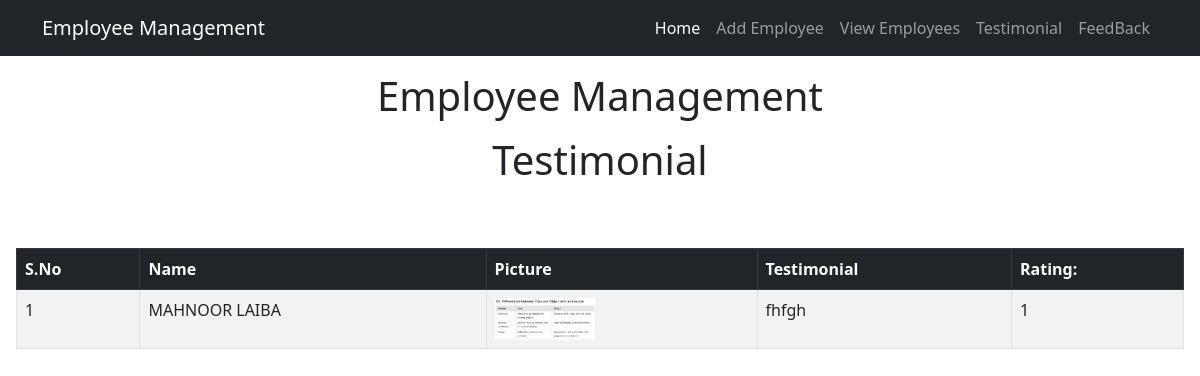
Before: /emp/Testimonial/ with the older database file.
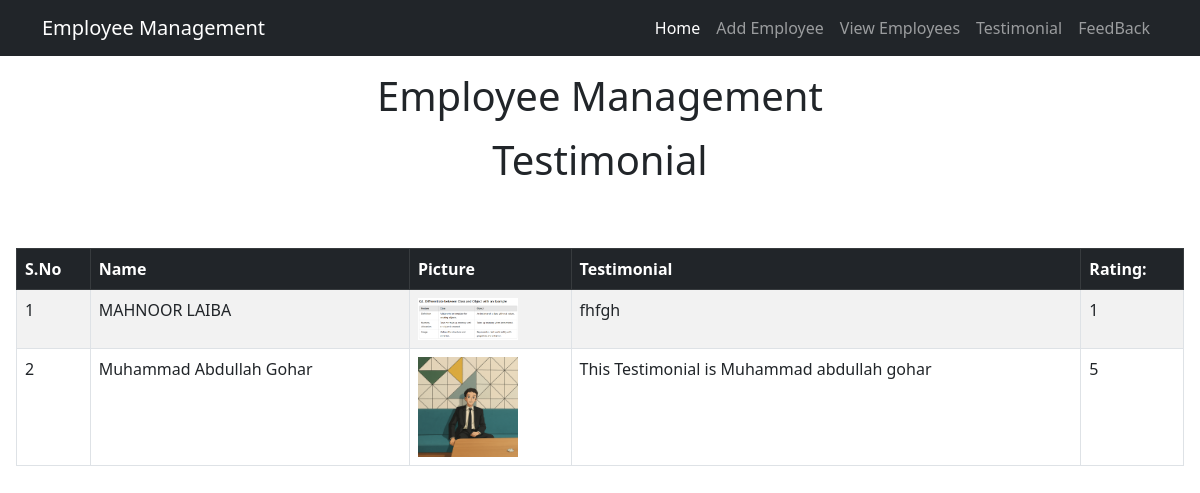
After: the same page with the newer database file.
### emp/models.py (models this page shows, shortened)
class Testimonial(models.Model):
    name=models.CharField(max_length=200)
    testimonial=models.TextField();
    picture=models.ImageField(upload_to="testimonial/")
    rating=models.IntegerField()

### emp/views.py (the view)
# urls.py: path('Testimonial/',views.Testimonials),
def Testimonials(request):
    testi=Testimonial.objects.all()
    return render(request,"emp/testimonial.html",{"testi":testi})

### templates/emp/testimonial.html (shortened to what this page needs)
<!DOCTYPE html>
<html lang="en">
  <head>
    <link
      href="https://cdn.jsdelivr.net/npm/bootstrap@5.3.3/dist/css/bootstrap.min.css"
      rel="stylesheet"
    />
  </head>
  <body>
    {% include 'emp/navbar.html' %}
    <h1 class="text-center my-3">Employee Management</h1>
    <h1 class="text-center my-3">Testimonial</h1>
    <div class="mt-5 p-3">
      <table class="table table-bordered table-striped">
        <thead class="table-dark">
          <tr>
            <th>S.No</th>
            <th>Name</th>
            <th>Picture</th>
            <th>Testimonial</th>
            <th>Rating:</th>
          </tr>
        </thead>
        <tbody>
          {% for t in  testi %}
            <tr>
                <td>{{forloop.counter}}</td>
                <td>{{t.name}}</td>
                <th><img  width="100px" src="/media/{{t.picture}}" alt="" srcset=""></th>
                <td>{{t.testimonial}}</td>
                <td>{{t.rating}}</td>
            </tr>
          {% endfor %}
        </tbody>
      </table>
    </div>
  </body>
</html>

### templates/emp/navbar.html (shortened to what this page needs)
<!DOCTYPE html>
<html lang="en">
<head>
    <link href="https://cdn.jsdelivr.net/npm/bootstrap@5.3.0/dist/css/bootstrap.min.css" rel="stylesheet">
</head>
<body>
<nav class="navbar navbar-expand-lg navbar-dark bg-dark">
  <div class="container">
    <a class="navbar-brand" href="#">Employee Management</a>
    <div class="collapse navbar-collapse" id="navbarSupportedContent">
      <ul class="navbar-nav ms-auto mb-2 mb-lg-0">
        <li class="nav-item">
          <a class="nav-link active" aria-current="page" href="/emp/Home/">Home</a>
        </li>
        <li class="nav-item">
          <a class="nav-link" href="/emp/add_emp/">Add Employee</a>
        </li>
        <li class="nav-item">
          <a class="nav-link" href="/emp/Home/">View Employees</a>
        </li>
        <li class="nav-item">
          <a class="nav-link" href="/emp/Testimonial/">Testimonial</a>
        </li>
        <li class="nav-item">
          <a class="nav-link" href="/emp/feedback/">FeedBack</a>
        </li>
      </ul>
    </div>
  </div>
</nav>
</body>
</html>

Changed rows visible on the page:
added Testimonial: name "Muhammad Abdullah Gohar", picture (picture), testimonial "This Testimonial is Muhammad abdullah gohar", rating "5"
